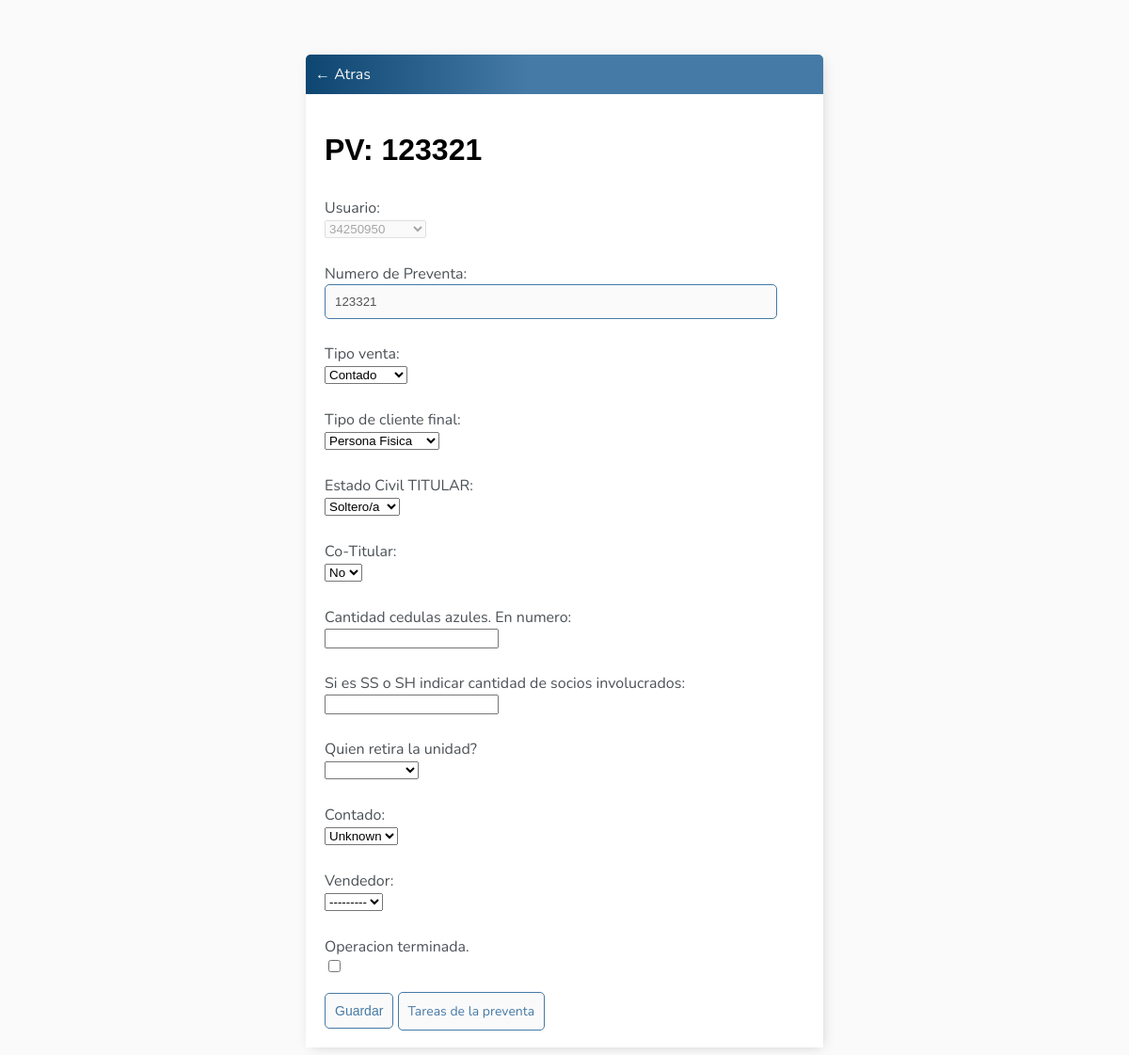
The page /tareas/preventas/4 (signed in) on the database as committed earlier.
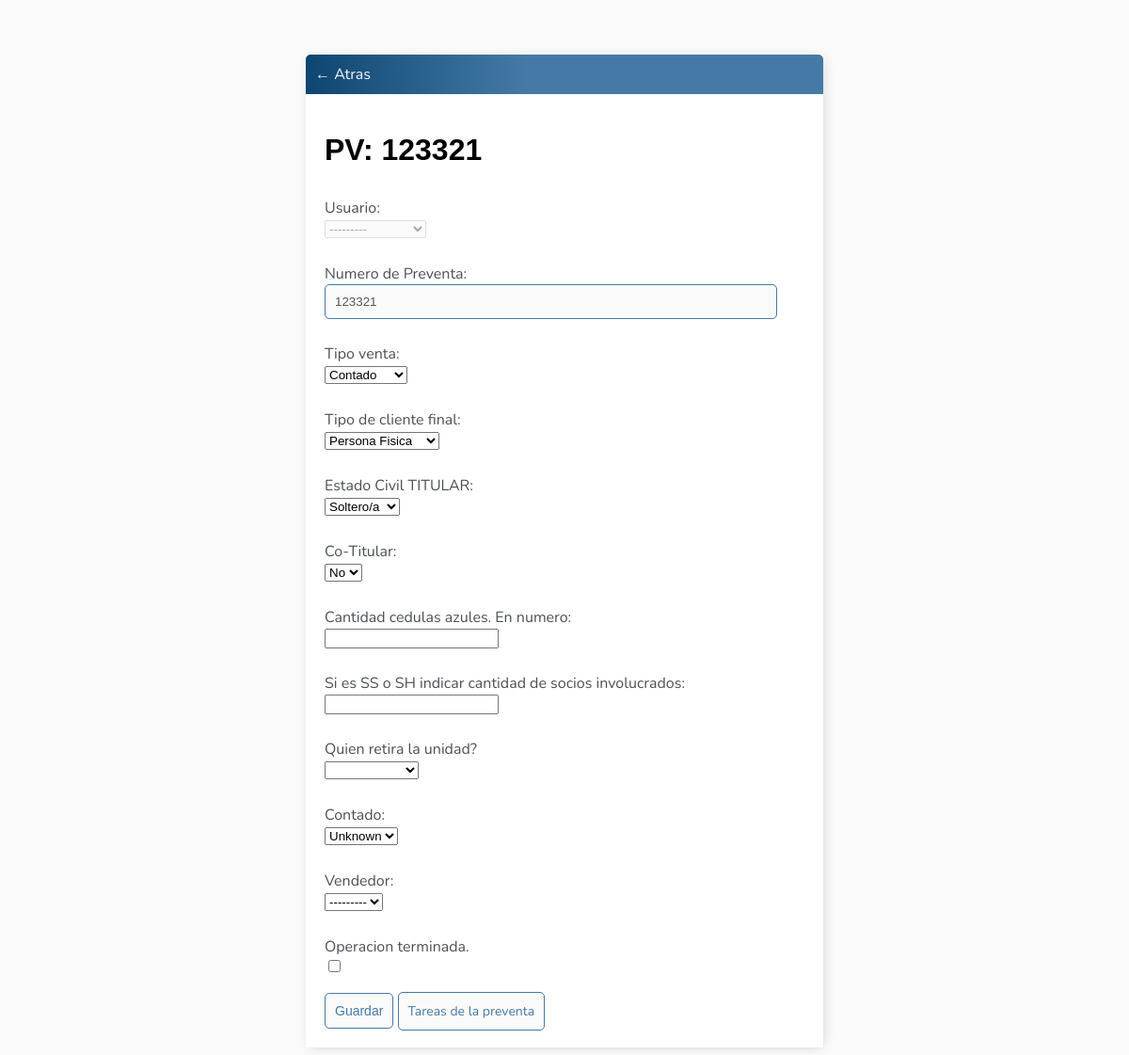
The same page on the database as committed later.
### tareas/models.py (models this page shows, shortened)
class Preventa(models.Model):
    user = models.ForeignKey(User, on_delete=models.SET_NULL,null=True,blank=True)
    preventa = models.CharField(max_length=8, help_text="Ejemplo 12345/1",unique=True)
    choises = [('Contado','Contado'),('Financiado','Financiado')]
    tipo_venta = models.CharField(max_length= 15, choices=choises) # agregar tareas a ==l tipo de venta, no lo hace CARVAJAL desde la API!
    choises = [('Persona Fisica','Persona Fisica'),('Persona Juridica','Persona Juridica')]
    tipo_cliente = models.CharField(max_length=30,choices=choises, blank=True, null=True)
    choises = [('Soltero/a','Soltero/a'),('Casado/a','Casado/a')]
    estado_civil = models.CharField(max_length=30,choices=choises,blank=True, null=True) #Agregar tareas al estado civil
    choises = [('No','No'),('Si','Si')]
    co_titular = models.CharField(max_length=2, choices=choises, blank=True,null=True)
    cedulas_azules = models.IntegerField(blank=True,null=True)
    socios = models.IntegerField(blank=True,null=True)
    choises = [('Transportista','Transportista'),('Individuo','Individuo'),('Titular','Titular')]
    retira_unidad = models.CharField(max_length= 15, choices=choises, blank=True,null=True)
    contado = models.BooleanField(null=True)
    vendedor = models.ForeignKey(Vendedor, on_delete=models.CASCADE, null=True,blank=True)
    completo=models.BooleanField(default=False)
    fecha_inicio = models.DateTimeField(auto_now=True,verbose_name='Fecha de creacion')

### tareas/views.py (the view, shortened to what this page needs)
# urls.py: path('preventas/<int:pk>', ActualizarPreventa.as_view(),name='actualizar-preventa'),
class ActualizarPreventa(LoginRequiredMixin, UpdateView):
    model = Preventa
    form_class=PreventaForm
    success_url = reverse_lazy('preventa')
    def get_context_data(self, **kwargs):
        context = super().get_context_data(**kwargs)
        context['preventa_id'] = self.object.pk  # Pasar el ID de la preventa al contexto
        return context

### tareas/templates/tareas/preventa_form.html (shortened to what this page needs)
{% extends 'tareas/base.html' %}
{% block content %}
<div class="header-bar">
    <a href="{% url 'preventas' %}">&#8592; Atras</a>
</div>
<div class="card-body">
    <h1>PV: {{form.preventa.value}}</h1>
    <form method="POST">
        {{ form.as_p }}
        <input class="button" type="submit" value="Guardar">
        {% if preventa.id %}
            <a href="{% url 'lista-tareas-preventa' pk=preventa_id %}" class="button">Tareas de la preventa</a>
        {% endif %}
    </form>
</div>
{% endblock content %}

Rows that differ between the two databases and show on the page:
changed Preventa "Contado": user "34250950" → "---------"
